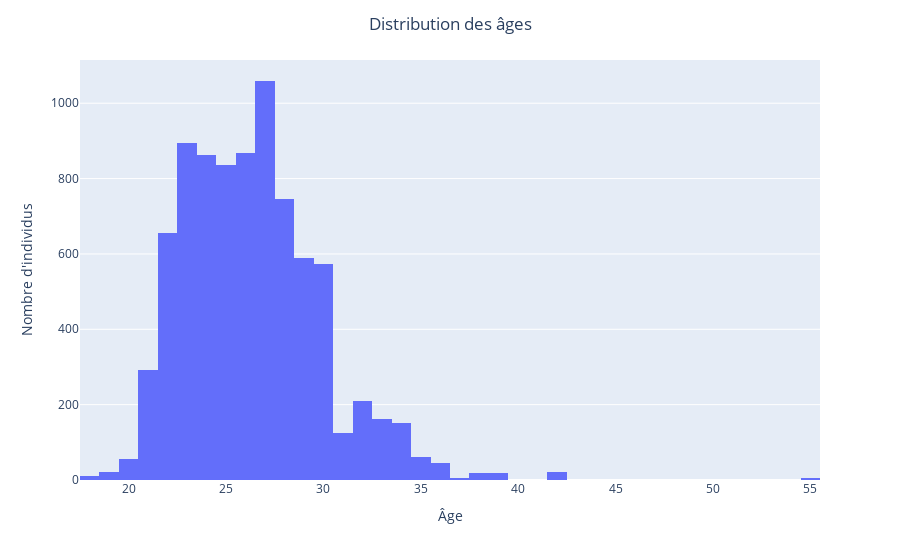

Notebook cell for this chart:
### Markdown cell above
Ages

### Code cell
fig = px.histogram(df_sd, x="age", labels={"age": "Âge"})
fig.update_layout(yaxis_title="Nombre d'individus", 
    title="Distribution des âges",
    title_x=0.5)
fig.show()

### Figure 1 — Plotly figure (JSON) as saved in the notebook; plotly's stock layout.template omitted (floating-point values rounded to 4 significant figures; data arrays with more than 128 entries replaced by an {"elided": "..."} marker saying what was removed)
{"data": [{"bingroup": "x", "hovertemplate": "Âge=%{x}<br>count=%{y}<extra></extra>", "legendgroup": "", "marker": {"color": "#636efa", "pattern": {"shape": ""}}, "name": "", "orientation": "v", "showlegend": false, "type": "histogram", "x": {"elided": "8378 float values"}, "xaxis": "x", "yaxis": "y"}], "layout": {"barmode": "relative", "legend": {"tracegroupgap": 0}, "margin": {"t": 60}, "title": {"text": "Distribution des âges", "x": 0.5}, "xaxis": {"anchor": "y", "domain": [0, 1], "title": {"text": "Âge"}}, "yaxis": {"anchor": "x", "domain": [0, 1], "title": {"text": "Nombre d'individus"}}}}
